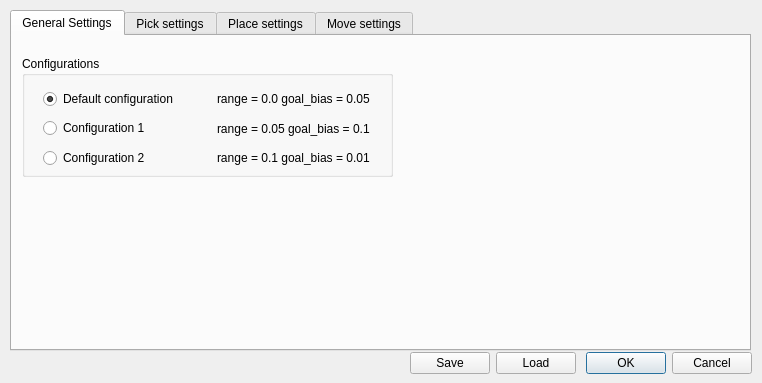
<?xml version="1.0" encoding="UTF-8"?>
<ui version="4.0">
 <class>RRTDialog</class>
 <widget class="QDialog" name="RRTDialog">
  <property name="geometry">
   <rect>
    <x>0</x>
    <y>0</y>
    <width>762</width>
    <height>383</height>
   </rect>
  </property>
  <property name="windowTitle">
   <string>Dialog</string>
  </property>
  <widget class="QTabWidget" name="tabWidget_rrt">
   <property name="geometry">
    <rect>
     <x>10</x>
     <y>10</y>
     <width>741</width>
     <height>341</height>
    </rect>
   </property>
   <property name="currentIndex">
    <number>0</number>
   </property>
   <widget class="QWidget" name="tab_general">
    <attribute name="title">
     <string>General Settings</string>
    </attribute>
    <widget class="QGroupBox" name="groupBox">
     <property name="geometry">
      <rect>
       <x>10</x>
       <y>20</y>
       <width>371</width>
       <height>121</height>
      </rect>
     </property>
     <property name="title">
      <string>Configurations</string>
     </property>
     <widget class="QWidget" name="layoutWidget">
      <property name="geometry">
       <rect>
        <x>21</x>
        <y>31</y>
        <width>342</width>
        <height>83</height>
       </rect>
      </property>
      <layout class="QVBoxLayout" name="verticalLayout">
       <item>
        <layout class="QHBoxLayout" name="horizontalLayout">
         <item>
          <widget class="QRadioButton" name="radioButton_default">
           <property name="text">
            <string>Default configuration </string>
           </property>
           <property name="checked">
            <bool>true</bool>
           </property>
          </widget>
         </item>
         <item>
          <widget class="QLabel" name="label">
           <property name="text">
            <string>range = 0.0 goal_bias = 0.05</string>
           </property>
          </widget>
         </item>
        </layout>
       </item>
       <item>
        <layout class="QHBoxLayout" name="horizontalLayout_2">
         <item>
          <widget class="QRadioButton" name="radioButton_1">
           <property name="text">
            <string>Configuration 1</string>
           </property>
          </widget>
         </item>
         <item>
          <widget class="QLabel" name="label_2">
           <property name="text">
            <string>range = 0.05 goal_bias = 0.1</string>
           </property>
          </widget>
         </item>
        </layout>
       </item>
       <item>
        <layout class="QHBoxLayout" name="horizontalLayout_3">
         <item>
          <widget class="QRadioButton" name="radioButton_2">
           <property name="text">
            <string>Configuration 2</string>
           </property>
          </widget>
         </item>
         <item>
          <widget class="QLabel" name="label_3">
           <property name="text">
            <string>range = 0.1 goal_bias = 0.01</string>
           </property>
          </widget>
         </item>
        </layout>
       </item>
      </layout>
     </widget>
    </widget>
   </widget>
   <widget class="QWidget" name="tab_pick">
    <attribute name="title">
     <string>Pick settings</string>
    </attribute>
    <widget class="QLabel" name="label_pick">
     <property name="geometry">
      <rect>
       <x>20</x>
       <y>210</y>
       <width>331</width>
       <height>41</height>
      </rect>
     </property>
     <property name="font">
      <font>
       <italic>true</italic>
       <underline>false</underline>
      </font>
     </property>
     <property name="text">
      <string>The direction of approaching and retreating are taken 
 with respect to the frame of the target</string>
     </property>
    </widget>
    <widget class="QGroupBox" name="groupBox_pre_grasp">
     <property name="geometry">
      <rect>
       <x>20</x>
       <y>20</y>
       <width>271</width>
       <height>181</height>
      </rect>
     </property>
     <property name="title">
      <string>Pre-grasp approaching Parameters</string>
     </property>
     <widget class="QWidget" name="layoutWidget_dist">
      <property name="geometry">
       <rect>
        <x>10</x>
        <y>30</y>
        <width>141</width>
        <height>27</height>
       </rect>
      </property>
      <layout class="QHBoxLayout" name="horizontalLayout_16">
       <item>
        <widget class="QLabel" name="label_31">
         <property name="text">
          <string>distance [mm]</string>
         </property>
        </widget>
       </item>
       <item>
        <widget class="QLineEdit" name="lineEdit_pre_grasp_dist">
         <property name="text">
          <string>0</string>
         </property>
        </widget>
       </item>
      </layout>
     </widget>
     <widget class="QGroupBox" name="groupBox_9">
      <property name="geometry">
       <rect>
        <x>10</x>
        <y>60</y>
        <width>191</width>
        <height>111</height>
       </rect>
      </property>
      <property name="title">
       <string>Direction of approaching</string>
      </property>
      <widget class="QWidget" name="layoutWidget_12">
       <property name="geometry">
        <rect>
         <x>10</x>
         <y>50</y>
         <width>71</width>
         <height>27</height>
        </rect>
       </property>
       <layout class="QHBoxLayout" name="horizontalLayout_29">
        <item>
         <widget class="QLabel" name="label_97">
          <property name="text">
           <string>Y</string>
          </property>
         </widget>
        </item>
        <item>
         <widget class="QLineEdit" name="lineEdit_pre_grasp_y">
          <property name="text">
           <string>0</string>
          </property>
         </widget>
        </item>
       </layout>
      </widget>
      <widget class="QWidget" name="layoutWidget_13">
       <property name="geometry">
        <rect>
         <x>10</x>
         <y>80</y>
         <width>71</width>
         <height>27</height>
        </rect>
       </property>
       <layout class="QHBoxLayout" name="horizontalLayout_30">
        <item>
         <widget class="QLabel" name="label_98">
          <property name="text">
           <string>Z</string>
          </property>
         </widget>
        </item>
        <item>
         <widget class="QLineEdit" name="lineEdit_pre_grasp_z">
          <property name="text">
           <string>0</string>
          </property>
         </widget>
        </item>
       </layout>
      </widget>
      <widget class="QWidget" name="layoutWidget_eng_tol_pos_3">
       <property name="geometry">
        <rect>
         <x>10</x>
         <y>20</y>
         <width>71</width>
         <height>27</height>
        </rect>
       </property>
       <layout class="QHBoxLayout" name="horizontalLayout_31">
        <item>
         <widget class="QLabel" name="label_99">
          <property name="text">
           <string>X</string>
          </property>
         </widget>
        </item>
        <item>
         <widget class="QLineEdit" name="lineEdit_pre_grasp_x">
          <property name="text">
           <string>0</string>
          </property>
         </widget>
        </item>
       </layout>
      </widget>
     </widget>
    </widget>
    <widget class="QGroupBox" name="groupBox_post_grasp">
     <property name="geometry">
      <rect>
       <x>350</x>
       <y>20</y>
       <width>271</width>
       <height>181</height>
      </rect>
     </property>
     <property name="title">
      <string>Post-grasp retreating Parameters</string>
     </property>
     <widget class="QWidget" name="layoutWidget_dist_2">
      <property name="geometry">
       <rect>
        <x>10</x>
        <y>30</y>
        <width>141</width>
        <height>27</height>
       </rect>
      </property>
      <layout class="QHBoxLayout" name="horizontalLayout_18">
       <item>
        <widget class="QLabel" name="label_33">
         <property name="text">
          <string>distance [mm]</string>
         </property>
        </widget>
       </item>
       <item>
        <widget class="QLineEdit" name="lineEdit_post_grasp_dist">
         <property name="text">
          <string>0</string>
         </property>
        </widget>
       </item>
      </layout>
     </widget>
     <widget class="QGroupBox" name="groupBox_10">
      <property name="geometry">
       <rect>
        <x>10</x>
        <y>60</y>
        <width>181</width>
        <height>111</height>
       </rect>
      </property>
      <property name="title">
       <string>Direction of retreating</string>
      </property>
      <widget class="QWidget" name="layoutWidget_14">
       <property name="geometry">
        <rect>
         <x>10</x>
         <y>50</y>
         <width>71</width>
         <height>27</height>
        </rect>
       </property>
       <layout class="QHBoxLayout" name="horizontalLayout_32">
        <item>
         <widget class="QLabel" name="label_100">
          <property name="text">
           <string>Y</string>
          </property>
         </widget>
        </item>
        <item>
         <widget class="QLineEdit" name="lineEdit_post_grasp_y">
          <property name="text">
           <string>0</string>
          </property>
         </widget>
        </item>
       </layout>
      </widget>
      <widget class="QWidget" name="layoutWidget_15">
       <property name="geometry">
        <rect>
         <x>10</x>
         <y>80</y>
         <width>71</width>
         <height>27</height>
        </rect>
       </property>
       <layout class="QHBoxLayout" name="horizontalLayout_33">
        <item>
         <widget class="QLabel" name="label_101">
          <property name="text">
           <string>Z</string>
          </property>
         </widget>
        </item>
        <item>
         <widget class="QLineEdit" name="lineEdit_post_grasp_z">
          <property name="text">
           <string>0</string>
          </property>
         </widget>
        </item>
       </layout>
      </widget>
      <widget class="QWidget" name="layoutWidget_eng_tol_pos_4">
       <property name="geometry">
        <rect>
         <x>10</x>
         <y>20</y>
         <width>71</width>
         <height>27</height>
        </rect>
       </property>
       <layout class="QHBoxLayout" name="horizontalLayout_34">
        <item>
         <widget class="QLabel" name="label_102">
          <property name="text">
           <string>X</string>
          </property>
         </widget>
        </item>
        <item>
         <widget class="QLineEdit" name="lineEdit_post_grasp_x">
          <property name="text">
           <string>0</string>
          </property>
         </widget>
        </item>
       </layout>
      </widget>
     </widget>
    </widget>
   </widget>
   <widget class="QWidget" name="tab_place">
    <attribute name="title">
     <string>Place settings</string>
    </attribute>
    <widget class="QGroupBox" name="groupBox_pre_place">
     <property name="geometry">
      <rect>
       <x>10</x>
       <y>10</y>
       <width>261</width>
       <height>181</height>
      </rect>
     </property>
     <property name="title">
      <string>Pre-place approaching Parameters</string>
     </property>
     <widget class="QWidget" name="layoutWidget_dist_4">
      <property name="geometry">
       <rect>
        <x>10</x>
        <y>30</y>
        <width>141</width>
        <height>27</height>
       </rect>
      </property>
      <layout class="QHBoxLayout" name="horizontalLayout_22">
       <item>
        <widget class="QLabel" name="label_39">
         <property name="text">
          <string>distance [mm]</string>
         </property>
        </widget>
       </item>
       <item>
        <widget class="QLineEdit" name="lineEdit_pre_place_dist">
         <property name="text">
          <string>0</string>
         </property>
        </widget>
       </item>
      </layout>
     </widget>
     <widget class="QGroupBox" name="groupBox_12">
      <property name="geometry">
       <rect>
        <x>10</x>
        <y>60</y>
        <width>191</width>
        <height>111</height>
       </rect>
      </property>
      <property name="title">
       <string>Direction of approaching</string>
      </property>
      <widget class="QWidget" name="layoutWidget_18">
       <property name="geometry">
        <rect>
         <x>10</x>
         <y>50</y>
         <width>71</width>
         <height>27</height>
        </rect>
       </property>
       <layout class="QHBoxLayout" name="horizontalLayout_38">
        <item>
         <widget class="QLabel" name="label_106">
          <property name="text">
           <string>Y</string>
          </property>
         </widget>
        </item>
        <item>
         <widget class="QLineEdit" name="lineEdit_pre_place_y">
          <property name="text">
           <string>0</string>
          </property>
         </widget>
        </item>
       </layout>
      </widget>
      <widget class="QWidget" name="layoutWidget_19">
       <property name="geometry">
        <rect>
         <x>10</x>
         <y>80</y>
         <width>71</width>
         <height>27</height>
        </rect>
       </property>
       <layout class="QHBoxLayout" name="horizontalLayout_39">
        <item>
         <widget class="QLabel" name="label_107">
          <property name="text">
           <string>Z</string>
          </property>
         </widget>
        </item>
        <item>
         <widget class="QLineEdit" name="lineEdit_pre_place_z">
          <property name="text">
           <string>0</string>
          </property>
         </widget>
        </item>
       </layout>
      </widget>
      <widget class="QWidget" name="layoutWidget_eng_tol_pos_6">
       <property name="geometry">
        <rect>
         <x>10</x>
         <y>20</y>
         <width>71</width>
         <height>27</height>
        </rect>
       </property>
       <layout class="QHBoxLayout" name="horizontalLayout_40">
        <item>
         <widget class="QLabel" name="label_108">
          <property name="text">
           <string>X</string>
          </property>
         </widget>
        </item>
        <item>
         <widget class="QLineEdit" name="lineEdit_pre_place_x">
          <property name="text">
           <string>0</string>
          </property>
         </widget>
        </item>
       </layout>
      </widget>
     </widget>
    </widget>
    <widget class="QGroupBox" name="groupBox_post_place">
     <property name="geometry">
      <rect>
       <x>340</x>
       <y>10</y>
       <width>261</width>
       <height>181</height>
      </rect>
     </property>
     <property name="title">
      <string>Post-place retreating Parameters</string>
     </property>
     <widget class="QWidget" name="layoutWidget_dist_3">
      <property name="geometry">
       <rect>
        <x>10</x>
        <y>30</y>
        <width>141</width>
        <height>27</height>
       </rect>
      </property>
      <layout class="QHBoxLayout" name="horizontalLayout_21">
       <item>
        <widget class="QLabel" name="label_38">
         <property name="text">
          <string>distance [mm]</string>
         </property>
        </widget>
       </item>
       <item>
        <widget class="QLineEdit" name="lineEdit_post_place_dist">
         <property name="text">
          <string>0</string>
         </property>
        </widget>
       </item>
      </layout>
     </widget>
     <widget class="QGroupBox" name="groupBox_11">
      <property name="geometry">
       <rect>
        <x>10</x>
        <y>60</y>
        <width>191</width>
        <height>111</height>
       </rect>
      </property>
      <property name="title">
       <string>Direction of retreating</string>
      </property>
      <widget class="QWidget" name="layoutWidget_16">
       <property name="geometry">
        <rect>
         <x>10</x>
         <y>50</y>
         <width>71</width>
         <height>27</height>
        </rect>
       </property>
       <layout class="QHBoxLayout" name="horizontalLayout_35">
        <item>
         <widget class="QLabel" name="label_103">
          <property name="text">
           <string>Y</string>
          </property>
         </widget>
        </item>
        <item>
         <widget class="QLineEdit" name="lineEdit_post_place_y">
          <property name="text">
           <string>0</string>
          </property>
         </widget>
        </item>
       </layout>
      </widget>
      <widget class="QWidget" name="layoutWidget_17">
       <property name="geometry">
        <rect>
         <x>10</x>
         <y>80</y>
         <width>71</width>
         <height>27</height>
        </rect>
       </property>
       <layout class="QHBoxLayout" name="horizontalLayout_36">
        <item>
         <widget class="QLabel" name="label_104">
          <property name="text">
           <string>Z</string>
          </property>
         </widget>
        </item>
        <item>
         <widget class="QLineEdit" name="lineEdit_post_place_z">
          <property name="text">
           <string>0</string>
          </property>
         </widget>
        </item>
       </layout>
      </widget>
      <widget class="QWidget" name="layoutWidget_eng_tol_pos_5">
       <property name="geometry">
        <rect>
         <x>10</x>
         <y>20</y>
         <width>71</width>
         <height>27</height>
        </rect>
       </property>
       <layout class="QHBoxLayout" name="horizontalLayout_37">
        <item>
         <widget class="QLabel" name="label_105">
          <property name="text">
           <string>X</string>
          </property>
         </widget>
        </item>
        <item>
         <widget class="QLineEdit" name="lineEdit_post_place_x">
          <property name="text">
           <string>0</string>
          </property>
         </widget>
        </item>
       </layout>
      </widget>
     </widget>
    </widget>
   </widget>
   <widget class="QWidget" name="tab__move">
    <attribute name="title">
     <string>Move settings</string>
    </attribute>
   </widget>
  </widget>
  <widget class="QWidget" name="layoutWidget">
   <property name="geometry">
    <rect>
     <x>410</x>
     <y>350</y>
     <width>342</width>
     <height>27</height>
    </rect>
   </property>
   <layout class="QHBoxLayout" name="horizontalLayout_5">
    <item>
     <layout class="QHBoxLayout" name="horizontalLayout_4">
      <item>
       <widget class="QPushButton" name="pushButton_save">
        <property name="text">
         <string>Save</string>
        </property>
       </widget>
      </item>
      <item>
       <widget class="QPushButton" name="pushButton_load">
        <property name="text">
         <string>Load</string>
        </property>
       </widget>
      </item>
     </layout>
    </item>
    <item>
     <widget class="QDialogButtonBox" name="buttonBox">
      <property name="orientation">
       <enum>Qt::Horizontal</enum>
      </property>
      <property name="standardButtons">
       <set>QDialogButtonBox::Cancel|QDialogButtonBox::Ok</set>
      </property>
     </widget>
    </item>
   </layout>
  </widget>
 </widget>
 <resources/>
 <connections>
  <connection>
   <sender>buttonBox</sender>
   <signal>accepted()</signal>
   <receiver>RRTDialog</receiver>
   <slot>accept()</slot>
   <hints>
    <hint type="sourcelabel">
     <x>248</x>
     <y>254</y>
    </hint>
    <hint type="destinationlabel">
     <x>157</x>
     <y>274</y>
    </hint>
   </hints>
  </connection>
  <connection>
   <sender>buttonBox</sender>
   <signal>rejected()</signal>
   <receiver>RRTDialog</receiver>
   <slot>reject()</slot>
   <hints>
    <hint type="sourcelabel">
     <x>316</x>
     <y>260</y>
    </hint>
    <hint type="destinationlabel">
     <x>286</x>
     <y>274</y>
    </hint>
   </hints>
  </connection>
 </connections>
</ui>
